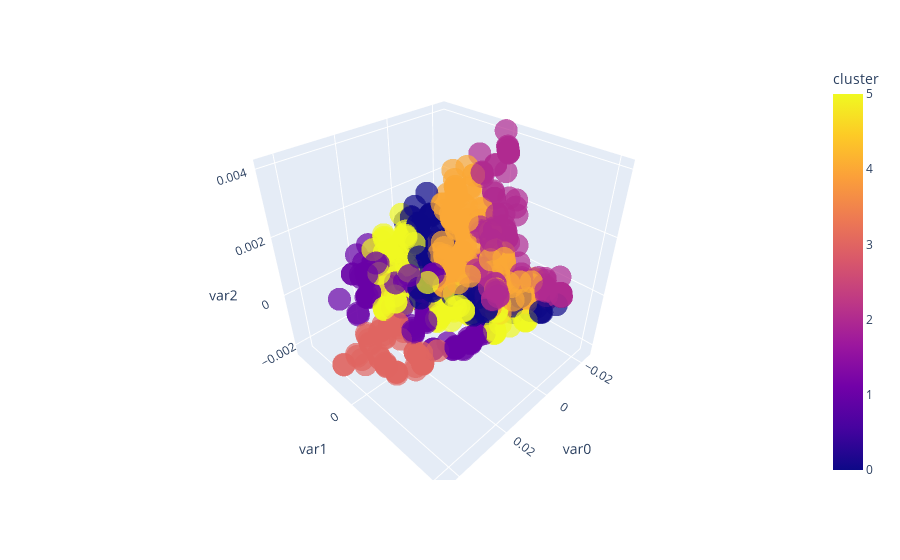

Notebook code cell kept with this figure:
### Code cell
px.scatter_3d(transformed_df.sample(1000), x = 'var0', y = 'var1', z = 'var2', color = 'cluster', opacity = .7)

### Figure 1 — Plotly figure (JSON) as saved in the notebook; plotly's stock layout.template omitted (floating-point values rounded to 4 significant figures; data arrays with more than 128 entries replaced by an {"elided": "..."} marker saying what was removed)
{"data": [{"hovertemplate": "var0=%{x}<br>var1=%{y}<br>var2=%{z}<br>cluster=%{marker.color}<extra></extra>", "legendgroup": "", "marker": {"color": {"elided": "1000 int values"}, "coloraxis": "coloraxis", "opacity": 0.7, "symbol": "circle"}, "mode": "markers", "name": "", "scene": "scene", "showlegend": false, "type": "scatter3d", "x": {"elided": "1000 float values"}, "y": {"elided": "1000 float values"}, "z": {"elided": "1000 float values"}}], "layout": {"coloraxis": {"colorbar": {"title": {"text": "cluster"}}, "colorscale": [[0, "#0d0887"], [0.1111, "#46039f"], [0.2222, "#7201a8"], [0.3333, "#9c179e"], [0.4444, "#bd3786"], [0.5556, "#d8576b"], [0.6667, "#ed7953"], [0.7778, "#fb9f3a"], [0.8889, "#fdca26"], [1, "#f0f921"]]}, "legend": {"tracegroupgap": 0}, "margin": {"t": 60}, "scene": {"domain": {"x": [0, 1], "y": [0, 1]}, "xaxis": {"title": {"text": "var0"}}, "yaxis": {"title": {"text": "var1"}}, "zaxis": {"title": {"text": "var2"}}}}}
